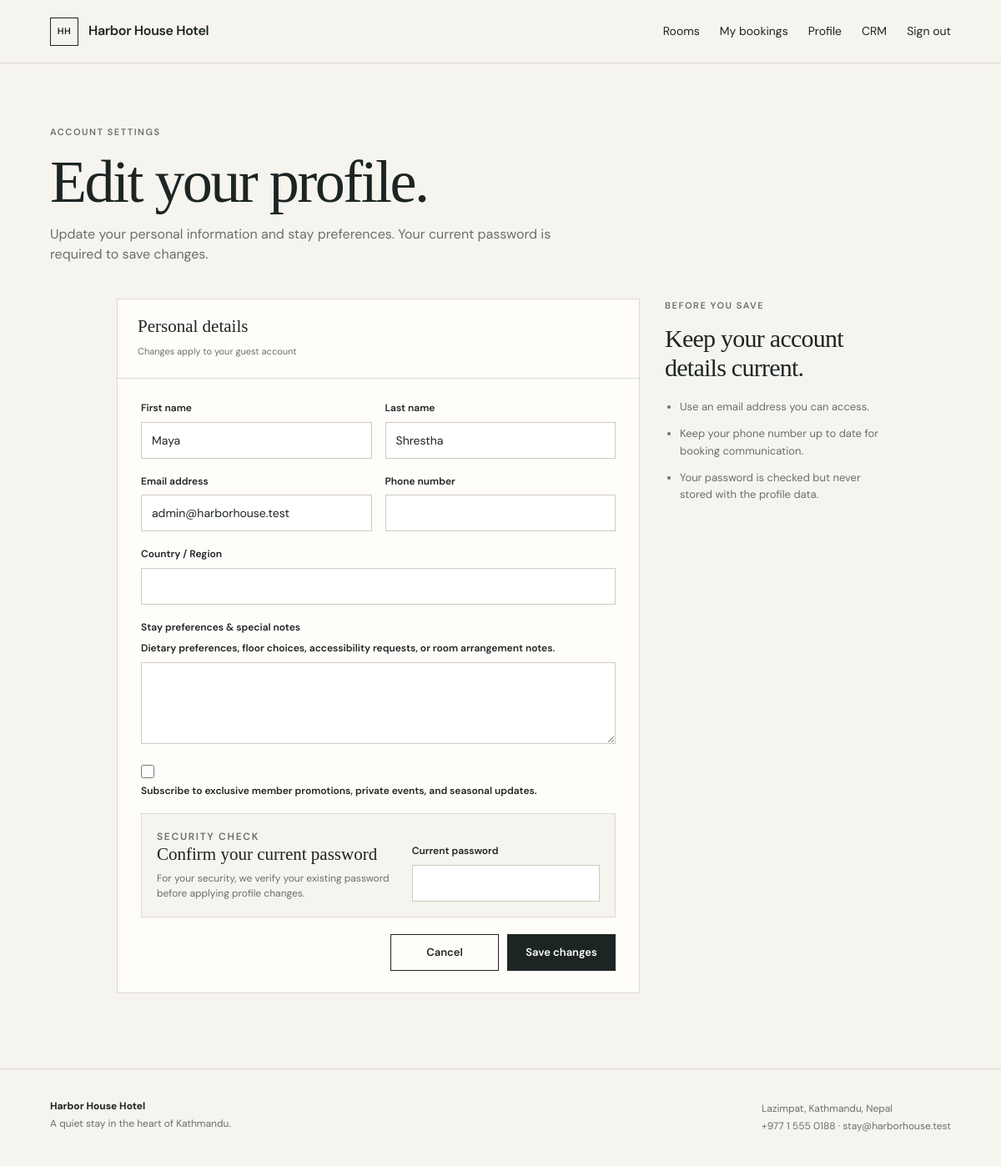
The page /profile/edit/ (signed in) on the database as committed earlier.
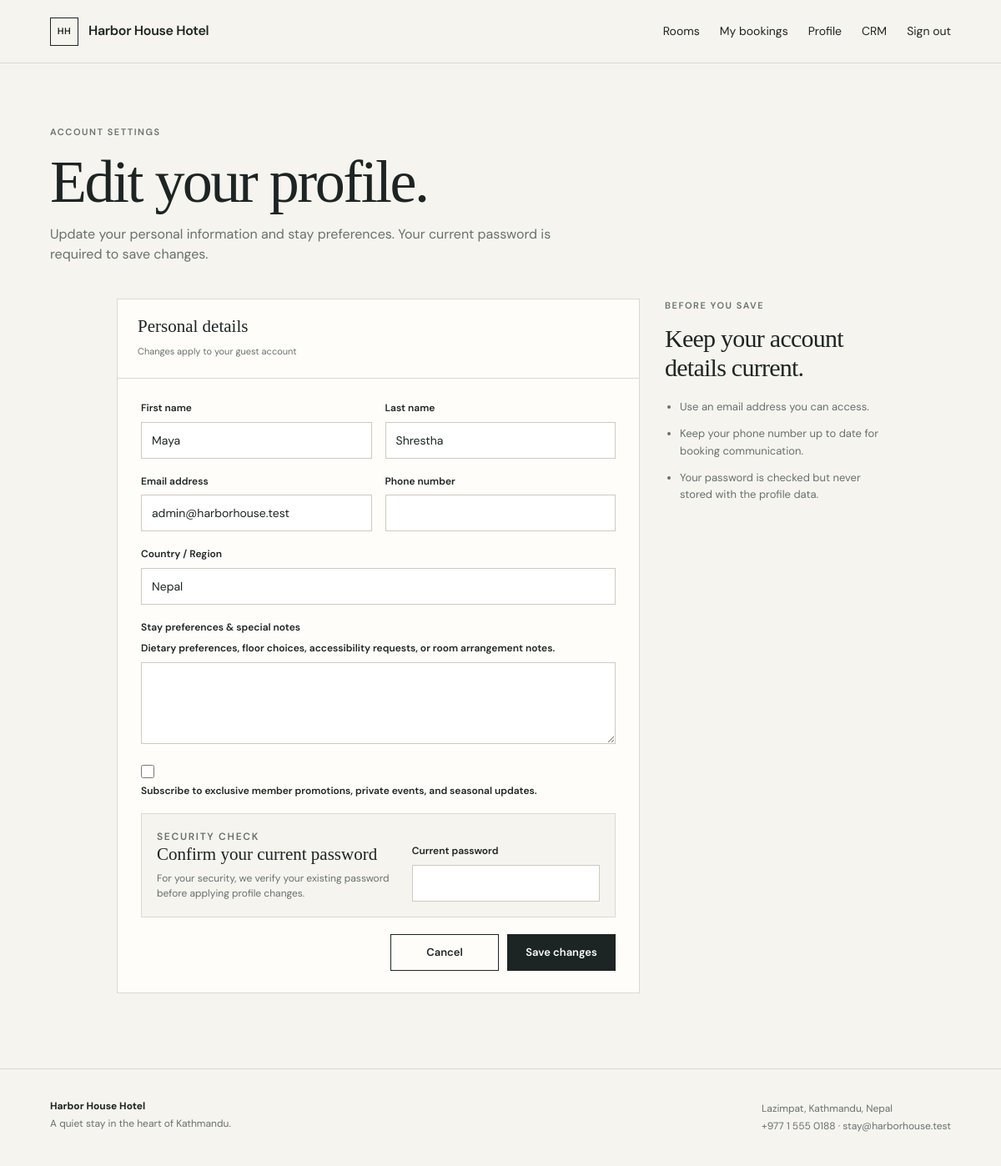
The same page on the database as committed later.
### hotel/models.py (models this page shows, shortened)
class GuestProfile(models.Model):
    user = models.OneToOneField(settings.AUTH_USER_MODEL, on_delete=models.CASCADE)
    phone = models.CharField(max_length=40, blank=True)
    country = models.CharField(max_length=80, blank=True)
    notes = models.TextField(blank=True)
    marketing_opt_in = models.BooleanField(default=False)

### hotel/views.py (the view)
# urls.py: path("profile/edit/", views.profile_edit, name="profile_edit"),
@login_required
def profile_edit(request):
    profile, _ = GuestProfile.objects.get_or_create(user=request.user)
    form = ProfileForm(request.POST or None, user=request.user, profile=profile)
    if request.method == "POST" and form.is_valid():
        form.save()
        messages.success(request, "Your profile details have been updated.")
        return redirect("profile")
    return render(request, "hotel/profile_edit.html", {
        **hotel_context(),
        "form": form,
        "profile": profile,
    })

### hotel/views.py (called while the page is built)
def hotel_context():
    return {"hotel": HotelProfile.objects.first()}

### templates/hotel/profile_edit.html (shortened to what this page needs)
{% extends "base.html" %}
{% block content %}
<section class="page-heading compact">
  <p class="eyebrow">ACCOUNT SETTINGS</p>
  <h1>Edit your profile.</h1>
  <p>Update your personal information and stay preferences. Your current password is required to save changes.</p>
</section>
<section class="profile-edit-layout">
  <div class="profile-card">
    <div class="panel-heading">
      <div>
        <h2>Personal details</h2>
        <span>Changes apply to your guest account</span>
      </div>
    </div>
    <form class="profile-card-form profile-edit-form" method="post" novalidate>
      <div class="form-grid">
        <label>
          First name
          {{ form.first_name }}
        </label>
        <label>
          Last name
          {{ form.last_name }}
        </label>
      </div>
      <div class="form-grid">
        <label>
          Email address
          {{ form.email }}
        </label>
        <label>
          Phone number
          {{ form.phone }}
        </label>
      </div>
      <label>
        Country / Region
        {{ form.country }}
      </label>
      <label>
        Stay preferences &amp; special notes
        <span class="field-hint">Dietary preferences, floor choices, accessibility requests, or room arrangement notes.</span>
        {{ form.notes }}
      </label>
      <label class="form-checkbox">
        {{ form.marketing_opt_in }}
        <span>Subscribe to exclusive member promotions, private events, and seasonal updates.</span>
      </label>
      <div class="profile-password-panel">
        <div>
          <p class="eyebrow">SECURITY CHECK</p>
          <h3>Confirm your current password</h3>
          <p>For your security, we verify your existing password before applying profile changes.</p>
        </div>
        <label>
          {{ form.password.label }}
          {{ form.password }}
        </label>
      </div>
      <div class="form-actions profile-form-actions">
        <a class="button button-light" href="{% url 'profile' %}">Cancel</a>
        <button class="button button-dark" type="submit">Save changes</button>
      </div>
    </form>
  </div>
  <aside class="profile-edit-aside">
    <p class="eyebrow">BEFORE YOU SAVE</p>
    <h2>Keep your account details current.</h2>
    <ul>
      <li>Use an email address you can access.</li>
      <li>Keep your phone number up to date for booking communication.</li>
      <li>Your password is checked but never stored with the profile data.</li>
    </ul>
  </aside>
</section>
{% endblock %}

Rows that differ between the two databases and show on the page:
now on this page (row edited): GuestProfile: country "Nepal"
Other text that changed with them:
form field marketing_opt_in: "☐" → (not shown)
